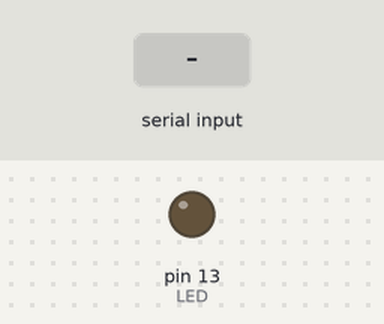
A sketch run on a simulated Arduino Uno, built with avr-gcc and run on an emulated ATmega328P. Parts: output pins drawn as LEDs (lit = HIGH). The inputs (shaded band) are chosen by the test bench. What the sketch prints to the serial monitor is not drawn.

Above: at 1.2 s.
1.3 s: "1" received over Serial
At 1.7 s:
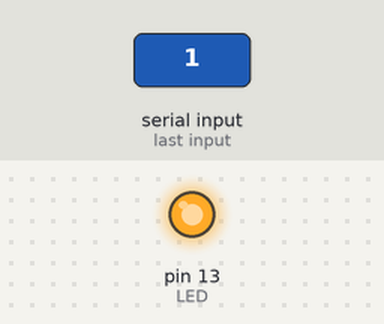
2.8 s: "0" received over Serial
At 4.1 s:
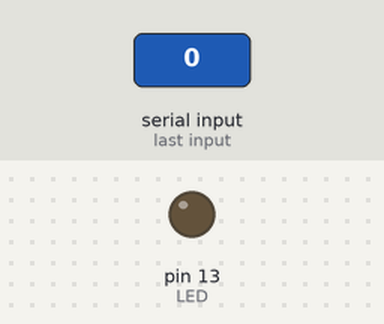
Timing chart, 0 to 5.8 s (numbered marks = the images above; inputs shaded):
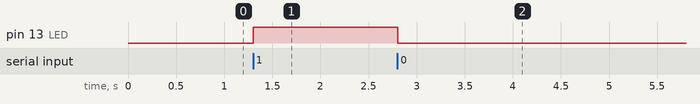

The sketch:

LED_Blink.ino
```cpp
char inputValue;
#define LED 13

void setup() {
  // put your setup code here, to run once:
  Serial.begin(9600);
  pinMode(LED,OUTPUT);
  while(!Serial);
  Serial.print("輸入 1 開燈, 不是 1 關燈");
}

void loop() {
  // put your main code here, to run repeatedly:
  if(Serial.available()){
    inputValue = Serial.read();
    if(inputValue == '1'){
      Serial.println("您輸入的是 1 --> 開燈");
      digitalWrite(LED,HIGH);
    }
    else{
      Serial.println("您輸入的不是 1 --> 關燈");
      digitalWrite(LED,LOW);
    }
  }
}
```

Measured:
- after the input at 1.3 s, pin 13 (LED): LOW → HIGH at once
- after the input at 2.8 s, pin 13 (LED): HIGH → LOW at once
